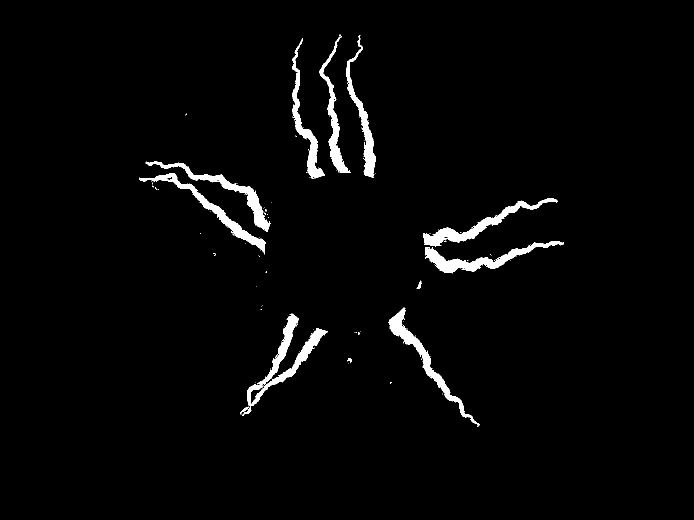
#> input picture tests/binaryEdges.tiff, 1388 x 1040 px (shown at 1/2 size)
$ python lineage_seperator_test.py   (Python 2 division)   (older library calls are emulated)
#> lines starting #> are read from the running program, lines starting #| are printed output that depends on the picture; after the words box and inside, x2 and y2 are one past the last pixel; in counts of white or black regions, pixels touching at a corner belong together
#> `testImage = ski.io.imread('binaryEdges.tiff')`: testImage: shape (1040, 1388); values 0 (black) and 1 (white), 2.5% white; 114 white regions (102 under 20 px), largest, box (x1, y1, x2, y2) and area: (484, 627, 656, 831) 5352, (850, 482, 1127, 547) 4381, (846, 396, 1115, 493) 4169
### chirality_data_analysis/data_analysis.py
__author__ = 'bryan'

import matplotlib.pyplot as plt
import numpy as np
import pandas as pd

colormapChoice = plt.cm.jet

def getPositionData(coords, center):
    """Coordinates are in y,x form like that returned from getNonzeroCoordinates"""
    y, x = (coords[:, 0], coords[:, 1])

    deltaY = y - center[0]
    deltaX = x - center[1]

    # Get distance from center
    deltaR = np.column_stack((x, y, deltaX, deltaY))

    currentData = pd.DataFrame(deltaR, columns=['x', 'y', 'dx', 'dy'])
    currentData['r'] = np.sqrt(currentData['dx']**2 + currentData['dy']**2)
    currentData['theta'] = np.arctan2(currentData['dy'], currentData['dx'])

    return currentData

binningInterval = 1
# [45 lines left out: function getChiralityData, not called in this run]

def getNonzeroCoordinates(binary):
    """Given a binary image return the x,y coordinates with nonzero values.
    We use IMAGE COORDINATES here, i.e. y increases downwardly.

    Returns a stack of [y, x]. Can be fed directly into an image to get the correct coordinates,
    as indexing for an image is row, column."""

    coords = np.transpose(np.nonzero(binary))
#> coords = 35698 pairs, first value 69 to 853, second value 278 to 1126
    return coords

# [46 lines left out: functions makeChiralityPlot, visualizeSectors, not called in this run]

### chirality_image_analysis/lineage_seperator.py
__author__ = 'bryan'
"""Responsible for separating lineages in a binary image
by utilizing the geometry of the range expansion."""

import skimage as ski
import skimage.draw
import skimage.morphology
from utility import *
from chirality_data_analysis.data_analysis import *

######## Main Class ########
#TODO: Try using multiple radii at once, but don't sweep so only the last radius matters
# i.e. chunk by three radii at once.
class Circle:
    def __init__(self, inputImage, center):

        self.inputImage = inputImage
        self.center = center

        # Now find the minimum and maximum radius
        coords = getNonzeroCoordinates(inputImage)
        data = getPositionData(coords, self.center)
#> in getPositionData, `currentData = pd.DataFrame(deltaR, columns=['x', 'y', 'dx', 'dy'])`: currentData = table of 35698 rows and 4 columns
#> data = table of 35698 rows and 6 columns

        self._maxRadius = int(np.floor(data.r.max()))
#> self._maxRadius = 446
        self._minRadius = int(np.ceil(data.r.min()))
#> self._minRadius = 152
        self._radius = self._maxRadius
#> self._radius = 446
#| Max radius:  446
#| Min radius:  152

        self._xpoints = None
        self._ypoints = None

        self._sectorHistory = []

        self._maxLabel = 0

    def setPointsAtRadius(self):

        ypoints, xpoints = ski.draw.circle_perimeter(self.center[0], self.center[1], self._radius)
        # Remove the points that fall outside the image
        coords = np.column_stack((ypoints, xpoints))
        coordArray = pd.DataFrame(data=coords, columns=['y', 'x'])
        coordArray = coordArray[(coordArray['x'] >= 0) & (coordArray['y'] >= 0)]
        coordArray = coordArray[(coordArray['x'] < self.inputImage.shape[1]) &  \
                                (coordArray['y'] < self.inputImage.shape[0])]
        self._xpoints = coordArray['x'].values
        self._ypoints = coordArray['y'].values

    def getLabeledPointsAtRadius(self):
        """Gets all points at the radius and their position data. Returns connected component labels
        (8 neighbors) too. Returns labels greater than the current maximum label."""
        index = np.where(self.inputImage[self._ypoints, self._xpoints])

        xPOI = self._xpoints[index]
        yPOI = self._ypoints[index]

        # Create a new image that we use connected components on
        cImage = np.zeros(self.inputImage.shape, dtype=np.int)
        cImage[yPOI, xPOI] = 1
        labelImage = skimage.morphology.label(cImage, neighbors=8) + 1

        poi_coords = np.column_stack((yPOI, xPOI))
        poi_data = getPositionData(poi_coords, self.center)
        # Label connected components
        poi_data['_clabel'] = labelImage[poi_data['y'], poi_data['x']]
        poi_data['_clabel'] += self._maxLabel

        return poi_data

    def run(self):
        while self._radius >= self._minRadius and self._radius <= self._maxRadius:
            print 'Radius:' , self._radius
            self.doStep()
#> this loop made 295 passes
#> (printed output is left out)

    def doStep(self):
        self.setPointsAtRadius()

        # Get a list of all points that are at that radius
        poi_data = self.getLabeledPointsAtRadius()

        # Based on the labels, create sectors
        groups = poi_data.groupby('_clabel')
        currentSectors = []
        for clabel, g in groups:
            # Create a sector
            newSector = Circle_Sector(g['x'], g['y'], self._radius, self.center)
            newSector._clabel = clabel
            currentSectors.append(newSector)
        if len(self._sectorHistory) != 0:
            # Set children and parents of each sector
            lastSectors = self._sectorHistory[-1]

            # Find overlapping regions and link them
            for oldSector in lastSectors:
                for newSector in currentSectors:
                    if oldSector.checkOverlap(newSector):
                        oldSector._childSectors.append(newSector)
                        newSector._parentSectors.append(oldSector)

            # Link if not a branch point
            for oldSector in lastSectors:
                childrenNumber = len(oldSector._childSectors)
                if childrenNumber == 1: # Not a branch point
                    oldSector._childSectors[0]._clabel = oldSector._clabel
            #If you have multiple parents, likely a result of things not being connected
            #when they should be. Choose the piece with more labels in the image currently.
            for newSector in currentSectors:
                numParents = len(newSector._parentSectors)
                if numParents >= 2:
                    print 'Multiple parents! Linking...'
                    labelImage = self.getLabelImage()
                    maxNumPoints = -1
                    maxLabel = None
                    for psector in newSector._parentSectors:
                        # Get number of points with each label
                        numMembers = np.sum(psector._clabel == labelImage)
                        if numMembers > maxNumPoints:
                            maxNumPoints = numMembers
                            maxLabel = psector._clabel
                    newSector._clabel = maxLabel
                    for psector in newSector._parentSectors:
                        psector._clabel = maxLabel

        # Check what the maximum label at the current radius is
        for s in currentSectors:
            if self._maxLabel < s._clabel:
                self._maxLabel = s._clabel
        self._sectorHistory.append(currentSectors)
        self._radius -= 1

    def getLabelImage(self, debug=False):
        labelImage = np.zeros(self.inputImage.shape, dtype=np.int)
        for i in range(len(self._sectorHistory)):
            for sector in self._sectorHistory[i]:
                if not debug:
                    labelImage[sector._yvalues, sector._xvalues] = sector._clabel
                else:
                    labelImage[sector._yvalues, sector._xvalues] = i
        return labelImage

    # [9 lines left out: function getSectorLabelImage, not called in this run]

######## Sectors #########

padding_length = 1.0

class Circle_Sector:
    """Sectors contain connected pixels."""

    def __init__(self, xvalues, yvalues, radius, center):
        self._xvalues = xvalues
        self._yvalues = yvalues
        self._radius = radius
        self._center = center

        allPoints = np.column_stack((self._yvalues, self._xvalues))
        self._positionData = getPositionData(allPoints, self._center)

        self._maxTheta = self._positionData.theta.max()
        self._minTheta = self._positionData.theta.min()

        self._clabel = None
        self._parentSectors = []
        self._childSectors = []

    def checkOverlap(self, otherSector):
        """ Returns true if the two overlaps intersect (within a given tolerance)
        specified by padding_length."""
        # ds = r*dtheta
        dtheta = padding_length/float(self._radius)
        # It is easiest to just compare all theta

        thetaSelf = self._positionData['theta']
        newTheta = otherSector._positionData['theta']

        origMesh, newMesh = np.meshgrid(thetaSelf, newTheta)
        overlap = np.abs(origMesh - newMesh) <= dtheta

        return np.any(overlap)

    # [10 lines left out: function mergeSectors, not called in this run]

### chirality_image_analysis/utility.py
"""
Created on Dec 14, 2013

@author: bryan
"""

import exifread
import pylab as pl
import skimage.io
import numpy as np
import pandas as pd

def niceDisplay(image, display, scaleFactor=0.25):
    newImage = image.applyLayers()
    newImage.resize( int(newImage.width*scaleFactor), int(newImage.height*scaleFactor) ).save(display)


# [80 lines left out: functions getScale, showImage, loopTheta, getPositionData, getChiralityData, not called in this run]

### tests/lineage_seperator_test.py
__author__ = 'bryan'

import skimage as ski
import skimage.io
import skimage.color

from chirality_image_analysis import lineage_seperator
from chirality_image_analysis.utility import  *


testImage = ski.io.imread('binaryEdges.tiff')
testImage = (testImage > 0)
center = np.array([512, 696])
showImage(testImage)
circ = lineage_seperator.Circle(testImage, center)
print 'Max radius: ' , circ._maxRadius
print 'Min radius: ' , circ._minRadius
circ.run()
labelImage = circ.getLabelImage()
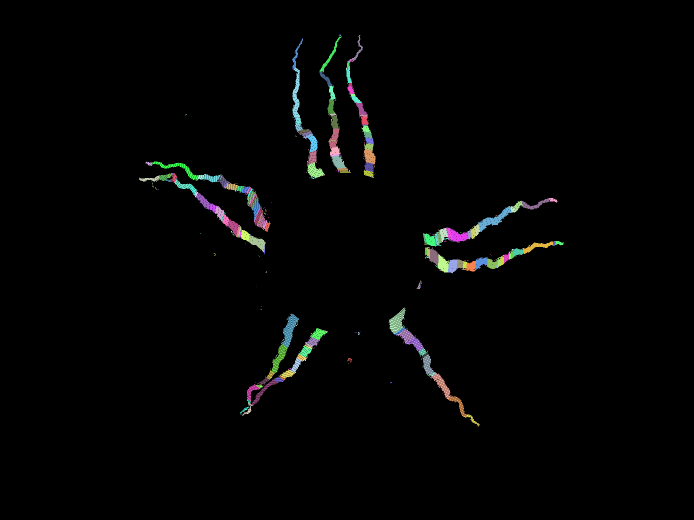
#> labelImage: shape (1040, 1388) int64 (shown at 1/2 size); 480 distinct labels, from 0 to 2077; one colour per label, 0 black

# Let's make sure that the labels are correct.
#props = skimage.measure.regionprops(labelImage)
#for p in props:
#    showImage(labelImage == p.label)

showImage(ski.color.label2rgb(labelImage - 1))
pl.show()
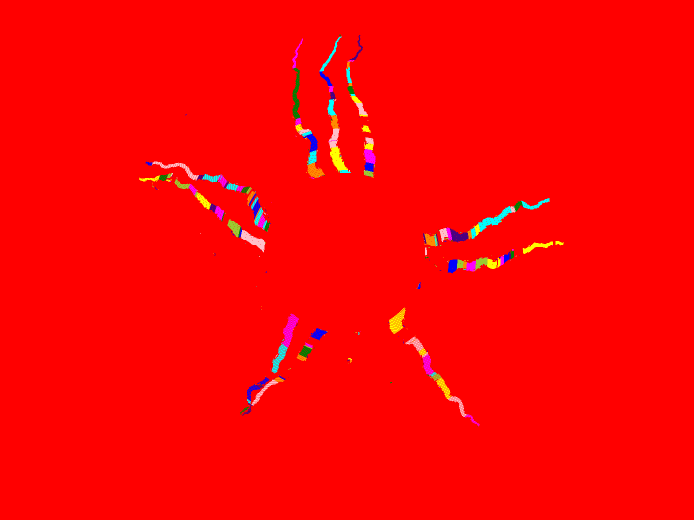
#> shown: shape (1040, 1388, 3) float64 (shown at 1/2 size); mean R, G, B 0.992, 0.0117, 0.0116
